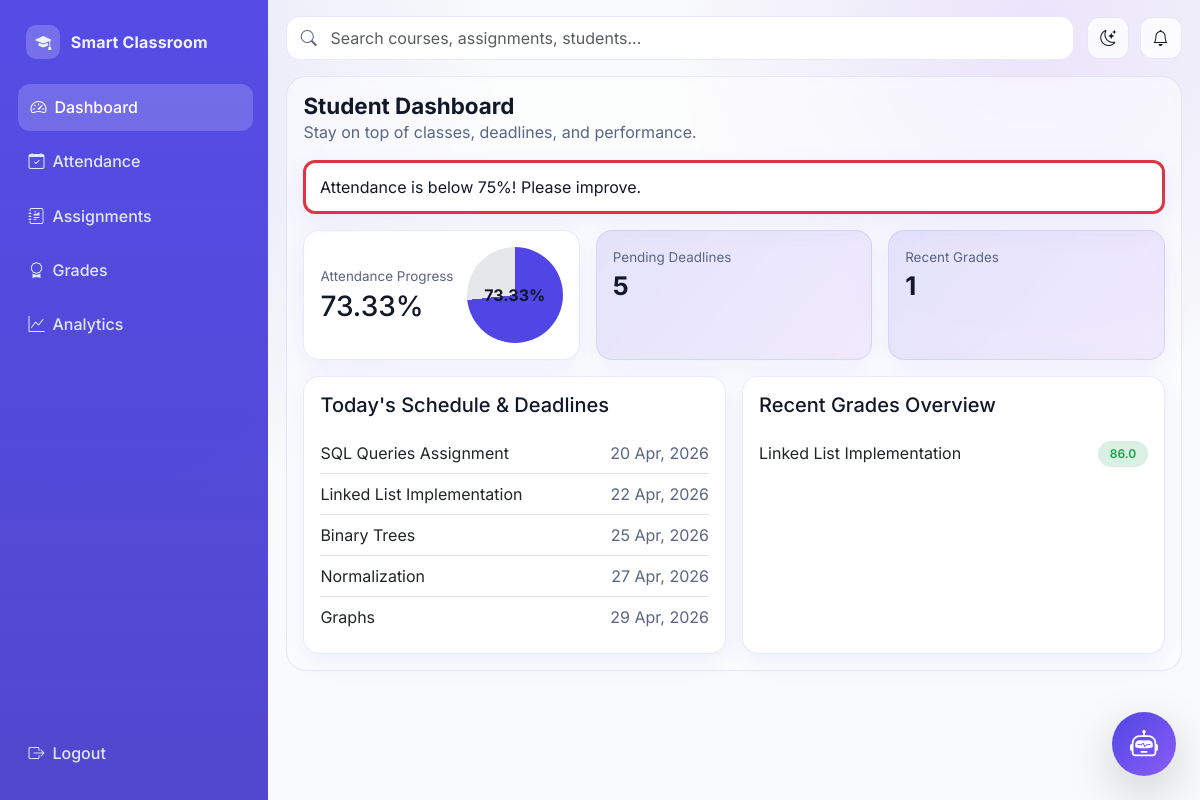
The app's page /student/dashboard (signed in) with its own data.
### models/__init__.py (models this page shows, shortened)
class Assignment(db.Model):
    id = db.Column(db.Integer, primary_key=True)
    teacher_id = db.Column(db.Integer, db.ForeignKey("teacher_profile.user_id"), nullable=False)
    title = db.Column(db.String(200), nullable=False)
    description = db.Column(db.Text, nullable=False)
    deadline = db.Column(db.DateTime, nullable=False)
    max_marks = db.Column(db.Integer, nullable=False)
    created_at = db.Column(db.DateTime, default=lambda: datetime.now(timezone.utc), nullable=False)
    submissions = db.relationship("Submission", backref="assignment", lazy=True, cascade="all, delete")

class Submission(db.Model):
    id = db.Column(db.Integer, primary_key=True)
    assignment_id = db.Column(db.Integer, db.ForeignKey("assignment.id"), nullable=False)
    student_id = db.Column(db.Integer, db.ForeignKey("student_profile.user_id"), nullable=False)
    file_path = db.Column(db.String(255), nullable=False)
    submitted_at = db.Column(db.DateTime, default=lambda: datetime.now(timezone.utc), nullable=False)
    marks = db.Column(db.Float, nullable=True)
    feedback = db.Column(db.Text, nullable=True)
    __table_args__ = (
        db.UniqueConstraint("assignment_id", "student_id", name="unique_submission_per_assignment"),
    )

### routes/student_routes.py (the view)
@student_bp.route("/dashboard")
@login_required
@role_required("Student")
def dashboard():
    stats = student_dashboard_stats(current_user.id)
    warning = "Attendance is below 75%! Please improve." if stats["attendance_percent"] < 75 else None
    return render_template("student/dashboard.html", stats=stats, warning=warning)

### app.py (called while the page is built)
def create_app():
    app = Flask(__name__)
    app.config.from_object(Config)
    os.makedirs(app.config["UPLOAD_FOLDER"], exist_ok=True)
    db.init_app(app)
    bcrypt.init_app(app)
    login_manager.init_app(app)
    csrf.init_app(app)
    register_blueprints(app)
    @app.context_processor
    def inject_globals():
        return {"app_name": "College Management System"}
    with app.app_context():
        db.create_all()
    return app

### models/__init__.py (called while the page is built)
@login_manager.user_loader
def load_user(user_id):
    return User.query.get(int(user_id))

### utils/analytics.py (called while the page is built)
def attendance_percentage_for_student(student_id):
    total = Attendance.query.filter_by(student_id=student_id).count()
    if total == 0:
        return 0.0
    present = Attendance.query.filter_by(student_id=student_id, status="Present").count()
    return round((present / total) * 100, 2)

def student_dashboard_stats(student_id):
    attendance_percent = attendance_percentage_for_student(student_id)
    now = datetime.utcnow()
    upcoming_deadlines = Assignment.query.filter(Assignment.deadline >= now).order_by(Assignment.deadline.asc()).limit(5).all()
    recent_grades = (
        Submission.query.filter_by(student_id=student_id)
        .filter(Submission.marks.isnot(None))
        .order_by(Submission.submitted_at.desc())
        .limit(5)
        .all()
    )
    return {
        "attendance_percent": attendance_percent,
        "upcoming_deadlines": upcoming_deadlines,
        "recent_grades": recent_grades,
    }

### templates/student/dashboard.html
{% extends 'base.html' %} {% block title %} - Student Dashboard{% endblock %} {%
block content %}
<section class="page-header">
  <div>
    <h1 class="page-title">Student Dashboard</h1>
    <p class="text-muted-soft mb-0">
      Stay on top of classes, deadlines, and performance.
    </p>
  </div>
</section>
{% if warning %}
<div class="toast-custom mb-3 border-start border-danger border-3">
  {{ warning }}
</div>
{% endif %}
<div class="row g-3 mb-3">
  <div class="col-lg-4">
    <article
      class="app-card p-3 h-100 d-flex align-items-center justify-content-between"
    >
      <div>
        <p class="kpi-label mb-1">Attendance Progress</p>
        <h3 class="mb-0">{{ stats.attendance_percent }}%</h3>
      </div>
      <div
        class="progress-ring"
        style="--percent: {{ stats.attendance_percent }}"
      >
        {{ stats.attendance_percent }}%
      </div>
    </article>
  </div>
  <div class="col-lg-4">
    <article class="app-card kpi-card h-100">
      <div class="kpi-label">Pending Deadlines</div>
      <div class="kpi-value">{{ stats.upcoming_deadlines|length }}</div>
    </article>
  </div>
  <div class="col-lg-4">
    <article class="app-card kpi-card h-100">
      <div class="kpi-label">Recent Grades</div>
      <div class="kpi-value">{{ stats.recent_grades|length }}</div>
    </article>
  </div>
</div>
<div class="row g-3">
  <div class="col-lg-6">
    <article class="app-card p-3 h-100">
      <h5 class="mb-3">Today's Schedule & Deadlines</h5>
      <ul class="list-group list-group-flush">
        {% for item in stats.upcoming_deadlines %}
        <li
          class="list-group-item bg-transparent px-0 d-flex justify-content-between"
        >
          <span>{{ item.title }}</span>
          <span class="text-muted-soft"
            >{{ item.deadline.strftime('%d %b, %Y') }}</span
          >
        </li>
        {% else %}
        <li class="list-group-item bg-transparent px-0 text-muted-soft">
          No upcoming deadlines.
        </li>
        {% endfor %}
      </ul>
    </article>
  </div>
  <div class="col-lg-6">
    <article class="app-card p-3 h-100">
      <h5 class="mb-3">Recent Grades Overview</h5>
      <ul class="list-group list-group-flush">
        {% for item in stats.recent_grades %}
        <li
          class="list-group-item bg-transparent px-0 d-flex justify-content-between"
        >
          <span>{{ item.assignment.title }}</span>
          <span class="badge status-badge submitted">{{ item.marks }}</span>
        </li>
        {% else %}
        <li class="list-group-item bg-transparent px-0 text-muted-soft">
          No graded assignments yet.
        </li>
        {% endfor %}
      </ul>
    </article>
  </div>
</div>
{% endblock %}

### static/css/styles.css (style rules this page uses)
:root { --bg: #f9fafb; --surface: rgba(255, 255, 255, 0.78); --surface-solid: #ffffff; --surface-muted: #f3f5fb; --text: #12172a; --text-soft: #5b6484; --primary: #4f46e5; --primary-2: #6366f1; --accent: #8b5cf6; --success: #16a34a; --danger: #ef4444; --warning: #f59e0b; --border: rgba(99, 102, 241, 0.14); --shadow-sm: 0 8px 24px rgba(79, 70, 229, 0.08); --shadow-md: 0 18px 44px rgba(31, 41, 55, 0.12); --radius-sm: 12px; --radius-md: 16px; --radius-lg: 20px; --transition: 240ms ease-in-out; }
* { box-sizing: border-box; }
html, body { margin: 0; padding: 0; min-height: 100%; font-family: "Inter", "Poppins", "Segoe UI", sans-serif; font-size: 16px; color: var(--text); background: radial-gradient( circle at 5% 12%, rgba(99, 102, 241, 0.16), transparent 33% ), radial-gradient( circle at 86% 4%, rgba(139, 92, 246, 0.14), transparent 28% ), var(--bg); }
.glass-card, .card, .app-card { border: 1px solid var(--border); background: var(--surface); backdrop-filter: blur(12px); border-radius: var(--radius-md); box-shadow: var(--shadow-sm); transition: transform var(--transition), box-shadow var(--transition), border-color var(--transition); }
.page-header { display: flex; align-items: center; justify-content: space-between; gap: 1rem; margin-bottom: 1rem; }
.page-title { margin: 0; font-size: 1.4rem; font-weight: 700; }
.text-muted-soft { color: var(--text-soft); }
.kpi-card { padding: 1rem; border-radius: var(--radius-md); background: linear-gradient( 130deg, rgba(79, 70, 229, 0.14), rgba(139, 92, 246, 0.12) ); }
.kpi-label { color: var(--text-soft); font-size: 0.84rem; }
.kpi-value { font-size: 1.6rem; font-weight: 700; }
.badge { border-radius: 999px; padding: 0.45rem 0.72rem; font-weight: 600; }
.status-badge.submitted, .badge-submitted { background: rgba(22, 163, 74, 0.16); color: #16a34a; }
.progress-ring { width: 96px; height: 96px; border-radius: 50%; display: grid; place-items: center; background: conic-gradient( var(--primary) calc(var(--percent) * 1%), #e5e7eb 0 ); color: #111827; font-weight: 700; }
.toast-custom { border: 1px solid var(--border); border-left: 4px solid var(--primary); background: var(--surface-solid); border-radius: 12px; box-shadow: var(--shadow-sm); padding: 0.75rem 0.85rem; margin-bottom: 0.6rem; }

### records on screen
Assignment: title "SQL Queries Assignment", deadline "20 Apr, 2026"
Assignment: title "Linked List Implementation", deadline "22 Apr, 2026"
Assignment: title "Binary Trees", deadline "25 Apr, 2026"
Assignment: title "Normalization", deadline "27 Apr, 2026"
Assignment: title "Graphs", deadline "29 Apr, 2026"
Submission: assignment "Linked List Implementation", marks "86.0"

### other values on screen
{{ label }} "Dashboard" "Attendance" "Assignments" "Grades" "Analytics"
{{ warning }} "Attendance is below 75%! Please improve."
{{ stats.attendance_percent }} "73.33"
{{ stats.upcoming_deadlines|length }} "5"
{{ stats.recent_grades|length }} "1"
